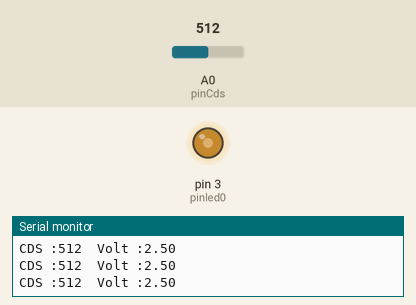
This sketch was run on a simulated Arduino Uno, built with avr-gcc and run on an emulated ATmega328P. Parts: output pins drawn as LEDs (lit = HIGH), the last lines printed to the serial monitor. The inputs (shaded band) are chosen by the test bench; at power-on: A0 (pinCds) = 512. Pins used as bus, display or sensor lines are not drawn.

Above: at 1.3 s.
1.4 s: A0 (pinCds) set to 716
At 2.2 s:
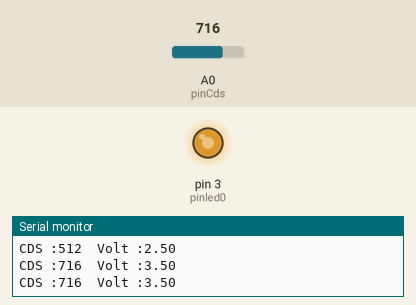
3.0 s: A0 (pinCds) set to 900
At 3.4 s:
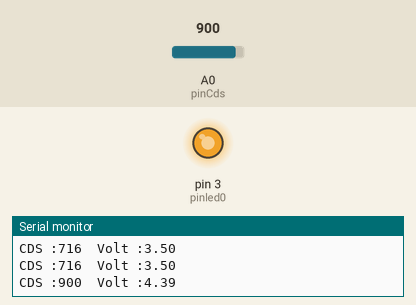
4.5 s: A0 (pinCds) set to 122
At 5.7 s:
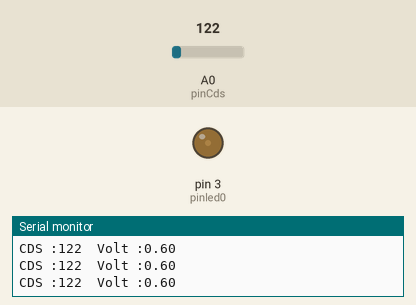
6.0 s: A0 (pinCds) set to 0
At 7.1 s:
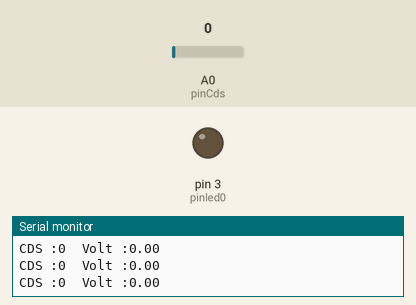
7.5 s: A0 (pinCds) set to 511
At 8.3 s:
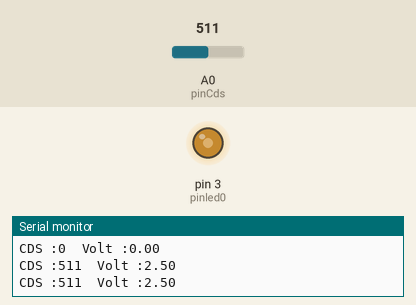
Timing chart, 0 to 10.0 s (numbered marks = the images above; inputs shaded):
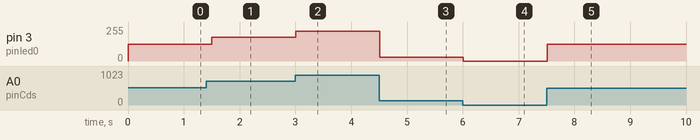

The sketch:

21_CDS_serial_print_LED_light_control.ino
```cpp
int pinCds = A0;
int pinVcc = A1;
int pinGnd = A2;
int pinled0 = 3;

void setup() {
  Serial.begin(115200);

  pinMode(pinCds, INPUT);
  pinMode(pinVcc, OUTPUT);
  pinMode(pinGnd, OUTPUT);
  pinMode(pinled0, OUTPUT);

  digitalWrite(pinVcc, HIGH);
  digitalWrite(pinGnd, LOW);
  digitalWrite(pinled0, HIGH);
}

void loop() {
  int adcData = analogRead(pinCds);
  double adcled = adcData * (255.0/1023);
  LED_control_by_CDS(adcled);
  double voltage = adcData * (5.0 / 1024);
  Serial.print("CDS :");
  Serial.print(adcData);
  Serial.print("  Volt :");
  Serial.println(voltage, 2);
  delay(500);
}

void LED_control_by_CDS(double duty)
{
  analogWrite(pinled0, duty);
}
```

Measured:
- after the input at 1.4 s, pin 3 (pinled0): 127/255 → 178/255 after 0.10 s
- after the input at 3.0 s, pin 3 (pinled0): 178/255 → 224/255 at once
- after the input at 4.5 s, pin 3 (pinled0): 224/255 → 30/255 at once
- after the input at 6.0 s, pin 3 (pinled0): 30/255 → 0/255 at once
- after the input at 7.5 s, pin 3 (pinled0): 0/255 → 127/255 at once
